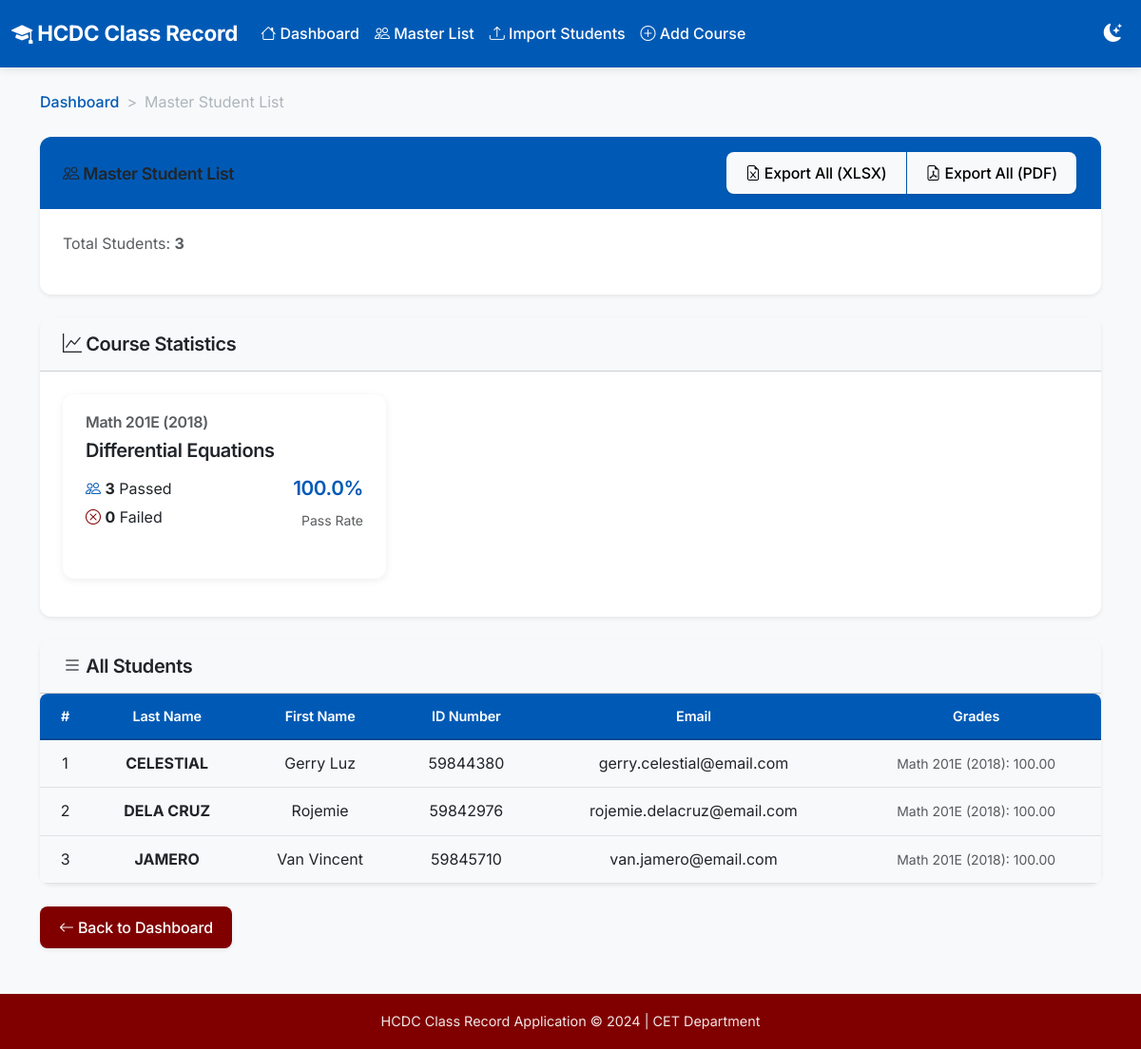
Page /master-list on the committed database.
### tables this page shows
CREATE TABLE courses (
                id INTEGER PRIMARY KEY AUTOINCREMENT,
                course_code TEXT NOT NULL,
                course_title TEXT NOT NULL,
                offering_number TEXT DEFAULT '1',
                description TEXT,
                schedule TEXT,
                room TEXT,
                days TEXT
            );

CREATE TABLE students (
                id INTEGER PRIMARY KEY AUTOINCREMENT,
                last_name TEXT NOT NULL,
                first_name TEXT NOT NULL,
                id_number TEXT NOT NULL UNIQUE,
                email TEXT,
                status TEXT DEFAULT 'Active'
            );

### app_instance.py (the view)
@app.route('/master-list')
def master_list():
    db = get_db()
    cursor = db.cursor()
    cursor.execute('SELECT * FROM students ORDER BY last_name, first_name')
    students = cursor.fetchall()
    cursor.execute('SELECT * FROM courses')
    courses = cursor.fetchall()
    master_data = []
    for student in students:
        grades = []
        for course in courses:
            cursor.execute('''
                SELECT g.* FROM grade_summary g
                WHERE g.student_id = ? AND g.course_id = ?
            ''', (student['id'], course['id']))
            grade = cursor.fetchone()
            if grade:
                grades.append(f"{course['course_code']}: {grade['final_grade']:.2f}")
            else:
                grades.append(f"{course['course_code']}: N/A")
        master_data.append({'student': student, 'grades': ', '.join(grades)})
    course_stats = []
    for course in courses:
        cursor.execute('SELECT COUNT(*) FROM course_students WHERE course_id = ?', (course['id'],))
        total = cursor.fetchone()[0]
        cursor.execute('SELECT COUNT(*) FROM grade_summary WHERE course_id = ? AND remarks = \'Passed\'', (course['id'],))
        passed = cursor.fetchone()[0]
        cursor.execute('SELECT COUNT(*) FROM grade_summary WHERE course_id = ? AND remarks = \'Failed\'', (course['id'],))
        failed = cursor.fetchone()[0]
        pass_rate = (passed / total * 100) if total > 0 else 0
        course_stats.append({
            'course': course,
            'total': total,
            'passed': passed,
            'failed': failed,
            'pass_rate': round(pass_rate, 1)
        })
    return render_template('master_list.html',
                         students=master_data,
                         course_stats=course_stats)

### app_instance.py (called while the page is built)
def get_db():
    db = sqlite3.connect(DATABASE)
    db.row_factory = sqlite3.Row
    return db

### templates/master_list.html (shortened to what this page needs)
{% extends "base.html" %}
{% block content %}
<div class="container">
    <nav aria-label="breadcrumb" class="mb-4">
        <ol class="breadcrumb">
            <li class="breadcrumb-item"><a href="{{ url_for('dashboard') }}">Dashboard</a></li>
            <li class="breadcrumb-item active" aria-current="page">Master Student List</li>
        </ol>
    </nav>
    <div class="card shadow-sm mb-4">
        <div class="card-header bg-primary text-white d-flex justify-content-between align-items-center">
            <h4 class="mb-0"><i class="bi bi-people"></i> Master Student List</h4>
            <div class="btn-group" role="group">
                <a href="{{ url_for('export_all_xlsx') }}" class="btn btn-light">
                    <i class="bi bi-file-earmark-excel"></i> Export All (XLSX)
                </a>
                <a href="#" class="btn btn-light" onclick="alert('PDF export coming soon')">
                    <i class="bi bi-file-earmark-pdf"></i> Export All (PDF)
                </a>
            </div>
        </div>
        <div class="card-body">
            <p class="text-muted">
                Total Students: <strong>{{ students|length }}</strong>
            </p>
        </div>
    </div>
    <div class="card shadow-sm mb-4">
        <div class="card-header bg-light">
            <h5 class="mb-0"><i class="bi bi-graph-up"></i> Course Statistics</h5>
        </div>
        <div class="card-body">
            <div class="row">
                {% for stat in course_stats %}
                <div class="col-md-4 col-sm-6 mb-3">
                    <div class="card h-100">
                        <div class="card-body">
                            <h6 class="card-subtitle mb-2 text-muted">{{ stat.course.course_code }}</h6>
                            <h5 class="card-title">{{ stat.course.course_title }}</h5>
                            <div class="d-flex justify-content-between mt-3">
                                <div>
                                    <p class="mb-1">
                                        <i class="bi bi-people text-hcdc-primary"></i>
                                        <strong>{{ stat.passed }}</strong> Passed
                                    </p>
                                    <p class="mb-0">
                                        <i class="bi bi-x-circle text-hcdc-secondary"></i>
                                        <strong>{{ stat.failed }}</strong> Failed
                                    </p>
                                </div>
                                <div class="text-end">
                                    <h3 class="text-{% if stat.pass_rate >= 75 %}success{% elif stat.pass_rate >= 50 %}warning{% else %}danger{% endif %}">
                                        {{ "%.1f"|format(stat.pass_rate) }}%
                                    </h3>
                                    <small class="text-muted">Pass Rate</small>
                                </div>
                            </div>
                        </div>
                    </div>
                </div>
                {% endfor %}
            </div>
        </div>
    </div>
    <div class="card shadow-sm">
        <div class="card-header bg-light">
            <h5 class="mb-0"><i class="bi bi-list"></i> All Students</h5>
        </div>
        <div class="card-body p-0">
            <div class="table-responsive">
                <table class="table table-hover mb-0">
                    <thead class="table-light">
                        <tr>
                            <th>#</th>
                            <th>Last Name</th>
                            <th>First Name</th>
                            <th>ID Number</th>
                            <th>Email</th>
                            <th>Grades</th>
                        </tr>
                    </thead>
                    <tbody>
                        {% for item in students %}
                        <tr>
                            <td>{{ loop.index }}</td>
                            <td><strong>{{ item.student.last_name }}</strong></td>
                            <td>{{ item.student.first_name }}</td>
                            <td>{{ item.student.id_number }}</td>
                            <td>{{ item.student.email or '-' }}</td>
                            <td>
                                <small class="text-muted">{{ item.grades }}</small>
                            </td>
                        </tr>
                        {% endfor %}
                    </tbody>
                </table>
            </div>
        </div>
    </div>
    <div class="mt-4">
        <a href="{{ url_for('dashboard') }}" class="btn btn-secondary">
            <i class="bi bi-arrow-left"></i> Back to Dashboard
        </a>
    </div>
</div>
{% endblock %}

### templates/base.html (shortened to what this page needs)
<!DOCTYPE html>
<html lang="en">
<head>
    <link href="https://cdn.jsdelivr.net/npm/bootstrap@5.3.0/dist/css/bootstrap.min.css" rel="stylesheet">
    <link rel="stylesheet" href="https://cdn.jsdelivr.net/npm/bootstrap-icons@1.10.0/font/bootstrap-icons.css">
    <link rel="stylesheet" href="{{ url_for('static', filename='css/style.css') }}">
</head>
<body style="font-family: 'Inter', -apple-system, BlinkMacSystemFont, 'Segoe UI', Roboto, sans-serif;">
    <nav class="navbar navbar-expand-lg navbar-dark bg-primary">
        <div class="container-fluid">
            <a class="navbar-brand" href="{{ url_for('dashboard') }}">
                <i class="bi bi-mortarboard-fill"></i> HCDC Class Record
            </a>
            <div class="collapse navbar-collapse" id="navbarNav">
                <ul class="navbar-nav me-auto">
                    <li class="nav-item">
                        <a class="nav-link" href="{{ url_for('dashboard') }}">
                            <i class="bi bi-house"></i> Dashboard
                        </a>
                    </li>
                    <li class="nav-item">
                        <a class="nav-link" href="{{ url_for('master_list') }}">
                            <i class="bi bi-people"></i> Master List
                        </a>
                    </li>
                    <li class="nav-item">
                        <a class="nav-link" href="{{ url_for('import_students') }}">
                            <i class="bi bi-upload"></i> Import Students
                        </a>
                    </li>
                    <li class="nav-item">
                        <a class="nav-link" href="{{ url_for('add_course') }}">
                            <i class="bi bi-plus-circle"></i> Add Course
                        </a>
                    </li>
                </ul>
                <div class="d-flex align-items-center">
                    <button class="dark-mode-toggle" onclick="toggleDarkMode()" title="Toggle Dark Mode">
                        <i class="bi bi-moon-stars-fill" id="darkModeIcon"></i>
                    </button>
                </div>
            </div>
        </div>
    </nav>
    <main class="container-fluid mt-4">
        {% block content %}{% endblock %}
    </main>
    <footer class="bg-secondary py-3 mt-5 text-white">
        <div class="container-fluid text-center">
            <small>HCDC Class Record Application &copy; 2024 | CET Department</small>
        </div>
    </footer>
</body>
</html>

### rows in the picture
courses: course.course_code "Math 201E (2018)", course.course_title "Differential Equations"
students: student.last_name "CELESTIAL", student.first_name "Gerry Luz", student.id_number "59844380", student "gerry.celestial@email.com"
students: student.last_name "DELA CRUZ", student.first_name "Rojemie", student.id_number "59842976", student "rojemie.delacruz@email.com"
students: student.last_name "JAMERO", student.first_name "Van Vincent", student.id_number "59845710", student "van.jamero@email.com"

### other values in the picture
{{ students|length }} "3"
{{ stat.passed }} "3"
{{ stat.failed }} "0"
{{ "%.1f"|format(stat.pass_rate) }} "100.0"
{{ item.grades }} "Math 201E (2018): 100.00" "Math 201E (2018): 100.00" "Math 201E (2018): 100.00"
